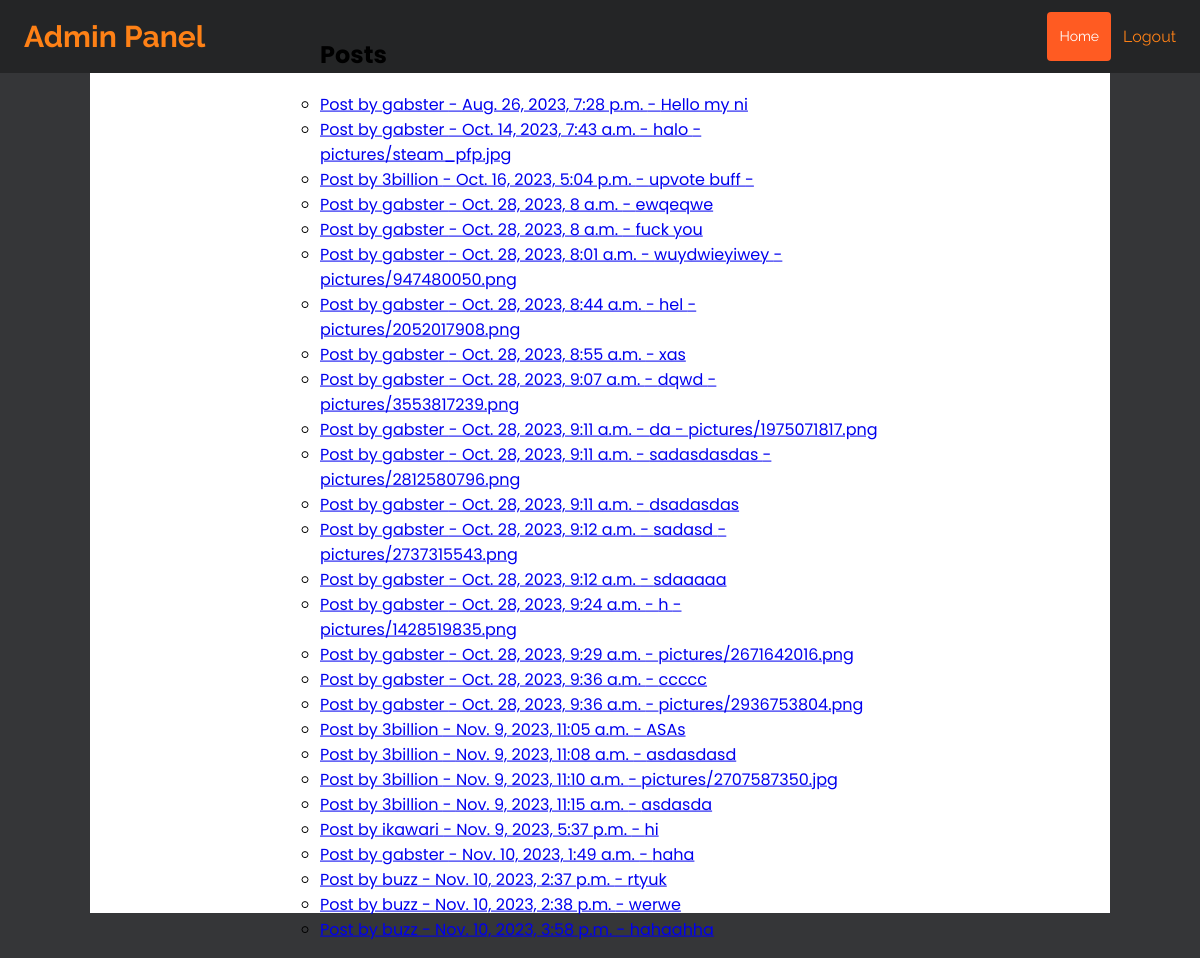
The app's page /gasbter_admin/admin-panel/posts/ with its own data.
### Post/models.py (models this page shows, shortened)
class Post(models.Model):
    user = models.ForeignKey(settings.AUTH_USER_MODEL, on_delete=models.CASCADE)
    content = models.CharField(max_length=500, blank=True, null=True)
    post_type = models.CharField(max_length=20, choices=[('picture', 'Picture'), ('video', 'Video')], default=None,
                                 null=True)
    picture = models.ImageField(upload_to=upload_picture_path, blank=True, null=True, default=None)
    video = models.FileField(upload_to='videos/', blank=True, null=True, default=None)
    updated = models.DateTimeField(auto_now=True)
    createdAt = models.DateTimeField(auto_now_add=True)
    likes = models.PositiveIntegerField(default=0)
    liked_by = models.ManyToManyField(UserAccount, related_name='liked_posts', blank=True)

### accounts/models.py (models this page shows, shortened)
class UserAccount(AbstractBaseUser):
    email = models.EmailField(verbose_name='email', max_length=60, unique=True)
    username = models.CharField(max_length=20, unique=True)  # I put it as true
    date_joined = models.DateField(verbose_name='date joined', auto_now_add=True)
    last_login = models.DateTimeField(verbose_name='last login', auto_now='True')
    is_admin = models.BooleanField(default=False)
    is_active = models.BooleanField(default=True)
    is_staff = models.BooleanField(default=False)
    is_email_verified = models.BooleanField(default=False)
    is_superuser = models.BooleanField(default=False)
    profile_image = models.ImageField(upload_to='profile_images', blank=True, null=True,
                                      default='default.png')
    profile_cover = models.ImageField(upload_to='profile_covers', blank=True, null=True,
                                      default='default.png')
    profile_song = models.FileField(upload_to=get_profile_song_filepath, blank=True, null=True, default=None)
    profile_background = models.ImageField(upload_to='profile_backgrounds', blank=True, null=True,
                                           default='background.png')
    hide_email = models.BooleanField(default=True)
    bio = models.CharField(max_length=300, null=True, blank=True)
    location = models.CharField(max_length=100, null=True, blank=True)
    color = ColorField(default='#3a3b3c')
    backgroundColor = ColorField(default='linear-gradient(to right, rgba(44,15,85,0.9), rgba(44,15,38, 0.9))')
    font_preference = models.CharField(max_length=50, default='"Poppins", sans-serif')
    USERNAME_FIELD = 'username'
    REQUIRED_FIELDS = ['email']
    objects = MyAccountManager()

### admin_custom/views.py (the view)
# urls.py: path('admin-panel/posts/', views.admin_post, name='admin_panel_posts'),
def admin_post(request):
    posts = Post.objects.all()  # Displays all posts
    return render(request, 'admin/admin_post.html', {'posts': posts})

### templates/admin/admin_post.html (shortened to what this page needs)
{% extends "admin/admin_header.html" %}
{% block content %}
<div class = "container">
<div class = "center" >
 <div class = "txt"><h2>Posts</h2></div>
    <ul class = "ul_post">
     {% for post in posts %}
         <li>
             <a href ="{% url 'post_detail' username=post.user.username post_id=post.id %}">
             Post by {{ post.user.username }} - {{ post.createdAt }} -
              {% if post.post_type == 'picture' %}
             {% if post.content %}
                 {{ post.content }} - {{ post.picture.name }}
             {% else %}
                 {{ post.picture.name }}
             {% endif %}
         {% elif post.post_type == 'video' %}
             {% if post.content %}
                 {{ post.content }} - {{ post.video.name }}
             {% else %}
                 {{ post.video.name }}
             {% endif %}
         {% else %}
             {{ post.content }}
         {% endif %}
             </a>
         </li>
     {% endfor %}
 </ul>
</div>
</div>
{% endblock %}

### static_my_project/admin_custom/admin_custom.css (style rules this page uses)
body { margin: 0; font-family: "Poppins", sans-serif; font-size: 16px; background-color: #353638; }
.container { background-color: white; padding: 20px; margin-top: auto; max-width: 100%; min-height: 100vh; margin-left: 90px; margin-right: 90px; overflow: visible; overflow-wrap: break-word; }
.ul_post { list-style-type: circle; margin: 0; padding: 0; }
.center { position: absolute; top: 50%; left: 50%; transform: translate(-50%, -50%); max-width: 100%; padding: 20px; }

### records on screen
Post: user.username "gabster", createdAt "Aug. 26, 2023, 7:28 p.m.", content "Hello my ni"
Post: user.username "gabster", createdAt "Oct. 14, 2023, 7:43 a.m.", content "halo", picture.name "pictures/steam_pfp.jpg"
Post: user.username "3billion", createdAt "Oct. 16, 2023, 5:04 p.m.", content "upvote buff"
Post: user.username "gabster", createdAt "Oct. 28, 2023, 8 a.m.", content "ewqeqwe"
Post: user.username "gabster", createdAt "Oct. 28, 2023, 8 a.m.", content "fuck you"
Post: user.username "gabster", createdAt "Oct. 28, 2023, 8:01 a.m.", content "wuydwieyiwey", picture.name "pictures/947480050.png"
Post: user.username "gabster", createdAt "Oct. 28, 2023, 8:44 a.m.", content "hel", picture.name "pictures/2052017908.png"
Post: user.username "gabster", createdAt "Oct. 28, 2023, 8:55 a.m.", content "xas"
Post: user.username "gabster", createdAt "Oct. 28, 2023, 9:07 a.m.", content "dqwd", picture.name "pictures/3553817239.png"
Post: user.username "gabster", createdAt "Oct. 28, 2023, 9:11 a.m.", content "da", picture.name "pictures/1975071817.png"
Post: user.username "gabster", createdAt "Oct. 28, 2023, 9:11 a.m.", content "sadasdasdas", picture.name "pictures/2812580796.png"
Post: user.username "gabster", createdAt "Oct. 28, 2023, 9:11 a.m.", content "dsadasdas"
Post: user.username "gabster", createdAt "Oct. 28, 2023, 9:12 a.m.", content "sadasd", picture.name "pictures/2737315543.png"
Post: user.username "gabster", createdAt "Oct. 28, 2023, 9:12 a.m.", content "sdaaaaa"
Post: user.username "gabster", createdAt "Oct. 28, 2023, 9:24 a.m.", content "h", picture.name "pictures/1428519835.png"
Post: user.username "gabster", createdAt "Oct. 28, 2023, 9:29 a.m.", picture.name "pictures/2671642016.png"
Post: user.username "gabster", createdAt "Oct. 28, 2023, 9:36 a.m.", content "ccccc"
Post: user.username "gabster", createdAt "Oct. 28, 2023, 9:36 a.m.", picture.name "pictures/2936753804.png"
Post: user.username "3billion", createdAt "Nov. 9, 2023, 11:05 a.m.", content "ASAs"
Post: user.username "3billion", createdAt "Nov. 9, 2023, 11:08 a.m.", content "asdasdasd"
Post: user.username "3billion", createdAt "Nov. 9, 2023, 11:10 a.m.", picture.name "pictures/2707587350.jpg"
Post: user.username "3billion", createdAt "Nov. 9, 2023, 11:15 a.m.", content "asdasda"
Post: user.username "ikawari", createdAt "Nov. 9, 2023, 5:37 p.m.", content "hi"
Post: user.username "gabster", createdAt "Nov. 10, 2023, 1:49 a.m.", content "haha"
Post: user.username "buzz", createdAt "Nov. 10, 2023, 2:37 p.m.", content "rtyuk"
Post: user.username "buzz", createdAt "Nov. 10, 2023, 2:38 p.m.", content "werwe"
Post: user.username "buzz", createdAt "Nov. 10, 2023, 3:58 p.m.", content "hahaahha"
